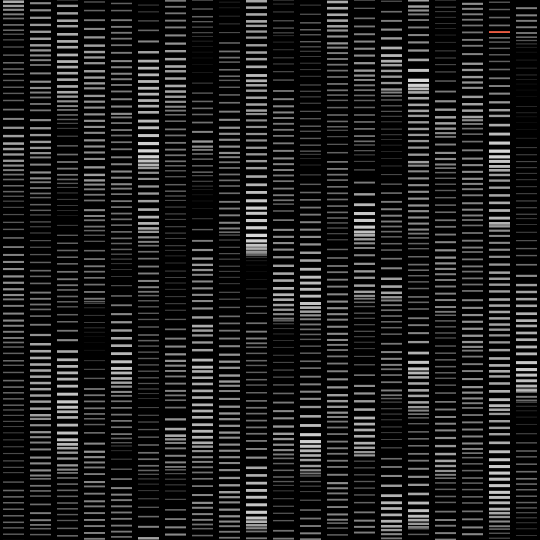
Frame 1 (no input)
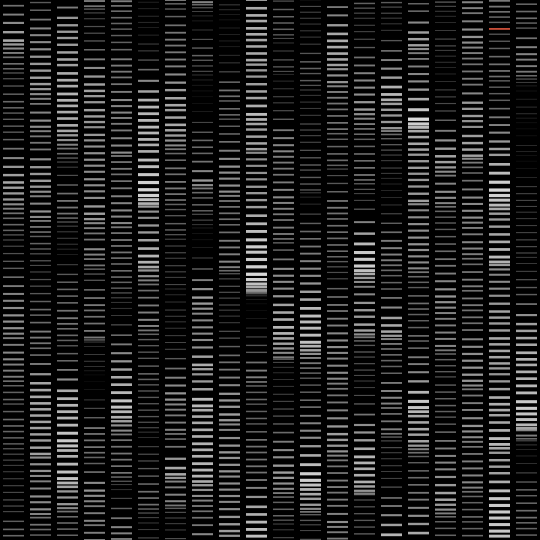
Frame 60 (no input)
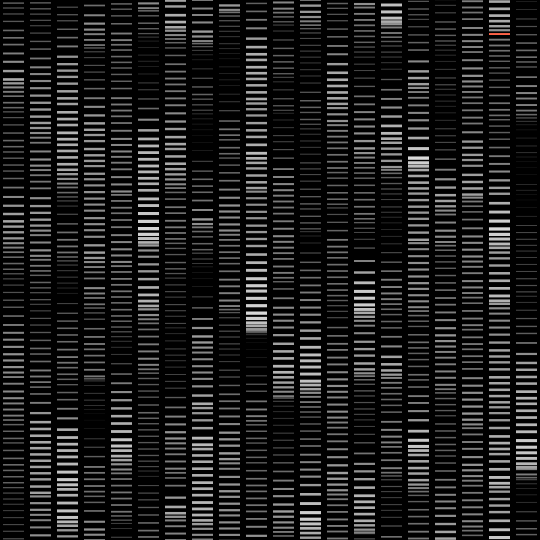
Frame 120 (the mouse pressed at the canvas centre since frame 60)

The p5.js sketch that drew these frames (run headless with seeded random() and noise() and a simulated clock; from frame 60 on, the mouse is pressed at the canvas centre):

// p5.js sketch
// ── sketch.js
let off = 0;
let offAdd = 0.009;
let waveOffAdd = 0.09;
let lineNumber  = 100
let cols = 20;
let colExtra = -3;
let strokeThinner = 10;
let ranLine = Math.round(Math.random()*lineNumber*cols);
console.log(ranLine)


function setup() {
  createCanvas(540, 540);
  blendMode(SCREEN)
}

function draw() {
  clear();
  background(0);
  stroke(255)

  let waveOff = 0;
  let gap = (height/ lineNumber)*1.2
  let colWidth = width / cols;

  let lineCount = 0
  for(let x = 0; x < cols; x++){
    for(let i=0; i < lineNumber; i++){

  
      let waveNoiseMultiplier = gap * 6;
      let waveNoise = (noise(waveOff+off) * waveNoiseMultiplier);
      // console.log(waveNoise)
      let y = (i * gap) + waveNoise - waveNoiseMultiplier/1.6
      strokeWeight(waveNoise/strokeThinner)
      strokeCap(SQUARE)

      lineCount === ranLine ? stroke("tomato") : stroke(255*noise(waveOff+off))
      line(x * colWidth-colExtra, y, x*colWidth+colWidth+colExtra, y)
      waveOff += waveOffAdd;
      lineCount++;
    }
  }
  
  
  off -= offAdd;
}
// ── style.css
html, body {
  margin: 0;
  padding: 0;
  display: flex;
  align-items: center;
  justify-content: center;
  height: 100%;
  background-color: grey;
}
canvas {
  display: block;
}
